Frame 1 (no input): blank canvas, image omitted
Frame 60 (the mouse pressed at the canvas centre just before this capture): blank canvas, image omitted
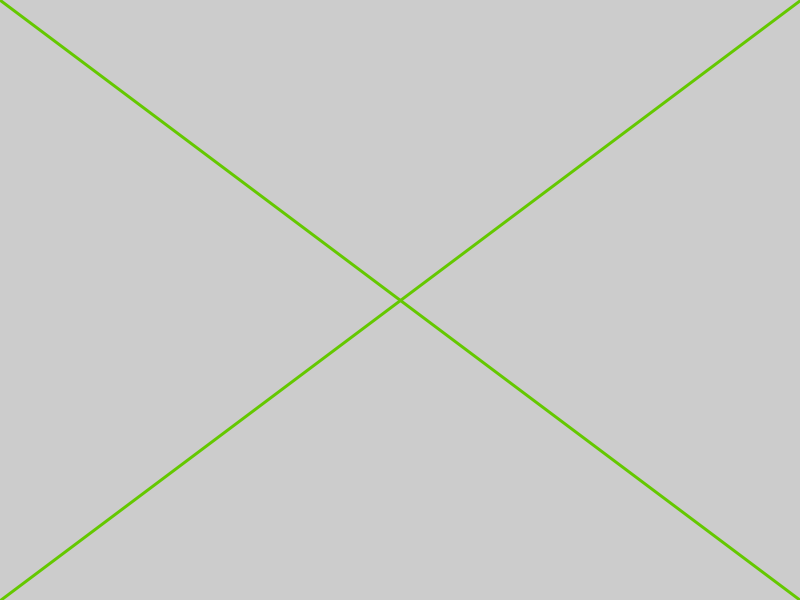
Frame 120 (the mouse held since frame 60 and released just before this capture)

The Processing sketch whose frames 1 and 60 were blank and that drew this single picture after the mouse press (run headless with seeded random() and noise(); from frame 60 on, the mouse is pressed at the canvas centre):

// Processing sketch: Mandala
// ── Mandala.pde
float prevX = 0;
float prevY = 0;

void setup(){
  size(800, 600);
}

//Funcion(devuelve valores, ej: Random(numero) y procedimiento(no devuelven valores) diferencia

void lineaProps(){ //Procedimiento
  stroke(100, 200, 0);
  strokeWeight(3); 
}

void mandala(){
  if(mousePressed){
    line(mouseX, mouseY, prevX, prevY);
    line(width - mouseX, mouseY, width - prevX, prevY);
    line(mouseX, height - mouseY, prevX, height - prevY);
    line(width - mouseX, height - mouseY, width - prevX, height - prevY);
  }
  prevX = mouseX;
  prevY = mouseY;
}
  /*line(100, 540, 500, 200); funciona con linea 17
    println(width - mouseX, mouseY, width - prevX, prevY);
    frameRate(10);
    line(width - mouseX, height - mouseY, prevX, prevY); for fun
  else{
    text("hola", mouseX, mouseY);
    circle(50, 50, 50);                 for fun
    stroke(200, 0, 200);
  } 
  */
void draw(){
  lineaProps();
  mandala();
}
